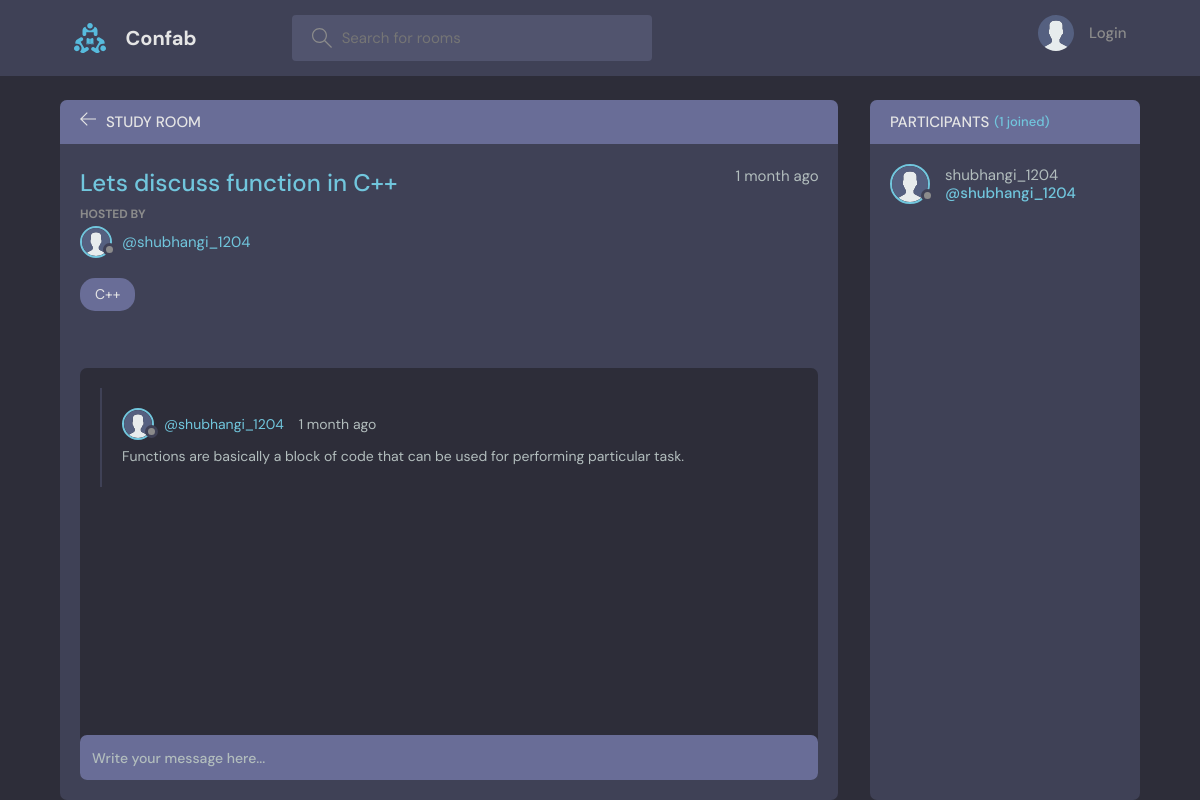
/room/3, run on an earlier commit of the app's database.
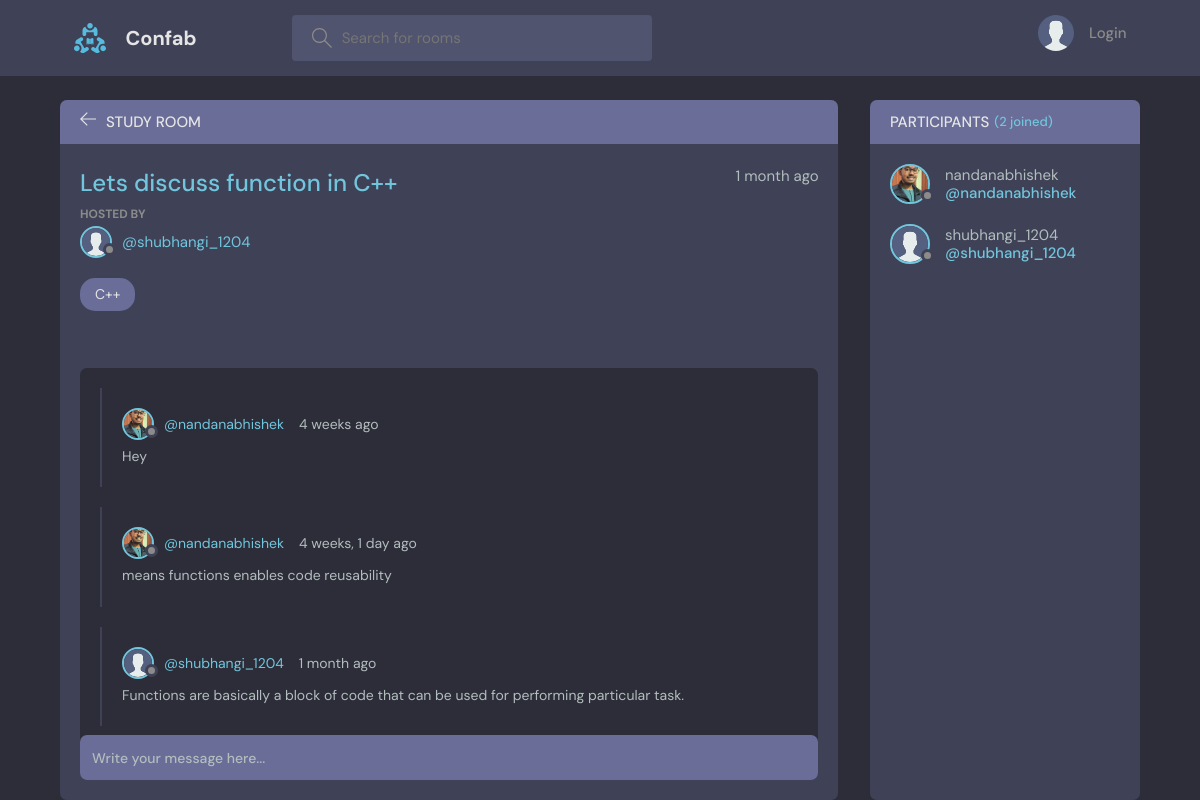
And on a later commit of the database.
### base/models.py (models this page shows, shortened)
class Message(models.Model):
    user = models.ForeignKey(User, on_delete=models.CASCADE)
    room = models.ForeignKey(Room, on_delete=models.CASCADE)
    body = models.TextField()
    updated = models.DateTimeField(auto_now=True)
    created = models.DateTimeField(auto_now_add=True)
    class Meta:
        ordering = ['-updated', '-created']

class User(AbstractUser):
    name = models.CharField(max_length=50, null=True)
    email = models.EmailField(unique=True, null=True)
    bio = models.TextField(null=True)
    avatar = models.ImageField(null=True, default="avatar.svg")
    url_fb = models.URLField(null=True, blank=True, verbose_name='Url-Facebook')
    url_insta = models.URLField(null=True, blank=True, verbose_name='Url-Instagram')
    url_linkedin = models.URLField(null=True, blank=True, verbose_name='Url-Linkedin')
    url_git = models.URLField(null=True, blank=True, verbose_name='Url-GitHub')
    USERNAME_FIELD = 'email'
    REQUIRED_FIELDS = []

### base/views.py (the view, shortened to what this page needs)
# urls.py: path('room/<str:pk>', views.room, name='room'),
def room(request, pk):
    room = Room.objects.get(id=pk)
    room_messages = room.message_set.all().order_by('-created') # to give us the set of messages that belongs to this specific room
    participants = room.participants.all()
    context={'room':room, 'room_messages': room_messages, 'participants': participants}
    return render(request, 'base/room.html', context)

### base/models.py (called while the page is built)
    def __str__(self):
        return self.name

### base/templates/base/room.html (shortened to what this page needs)
{% extends 'main.html' %}
{% block content %}
<main class="profile-page layout layout--2">
  <div class="container">
    <div class="room">
      <div class="room__top">
        <div class="room__topLeft">
          <a href="{% url 'home' %}">
            <svg version="1.1" xmlns="http://www.w3.org/2000/svg" width="32" height="32" viewBox="0 0 32 32">
              <title>arrow-left</title>
              <path
                d="M13.723 2.286l-13.723 13.714 13.719 13.714 1.616-1.611-10.96-10.96h27.625v-2.286h-27.625l10.965-10.965-1.616-1.607z"></path>
              </path>
            </svg>
          </a>
          <h3>Study Room</h3>
        </div>
      </div>
      <div class="room__box scroll">
        <div class="room__header scroll">
          <div class="room__info">
            <h3>{{room.name}}</h3>
            <span>{{room.created|timesince}} ago<span>
          </div>
          <div class="room__hosted">
            <p>Hosted By</p>
            <a href="{% url 'user-profile' room.host.id %}" class="room__author">
              <div class="avatar avatar--small">
                <img src="{{room.host.avatar.url}}" />
              </div>
              <span>@{{room.host.username}}</span>
            </a>
          </div>
          <span class="room__topics">{{room.topic}}</span>
        </div>
        <div class="room__conversation">
          <div class="threads scroll">
            {% for message in room_messages %}
            <div class="thread">
              <div class="thread__top">
                <div class="thread__author">
                  <a href="{% url 'user-profile' message.user.id %}" class="thread__authorInfo">
                    <div class="avatar avatar--small">
                      <img src="{{message.user.avatar.url}}" />
                    </div>
                    <span>@{{message.user.username}}</span>
                  </a>
                  <span class="thread__date">{{message.created|timesince}} ago</span>
                </div>
              </div>
              <div class="thread__details">
                {{message.body}}
              </div>
            </div>
            {% endfor %}
          </div>
        </div>
      </div>
      <div class="room__message">
        <form action="" method="POST">
          <input name="body" placeholder="Write your message here..." /></form>
      </div>
    </div>
    <div class="participants">
      <h3 class="participants__top">Participants <span>({{participants.count}} joined)</span></h3>
      <div class="participants__list scroll">
        {% for user in participants %}
        <a href="{% url 'user-profile' user.id %}" class="participant">
          <div class="avatar avatar--medium">
            <img src="{{user.avatar.url}}" />
          </div>
          <p>
            {{user.username}}
            <span>@{{user.username}}</span>
          </p>
        </a>
        {% endfor %}
      </div>
    </div>
  </div>
</main>
{% endblock content %}

What changed in the data, as far as the page shows it:
added Message: user.avatar (picture), user.username "nandanabhishek", created "4 weeks", body "Hey"
added Message: user.avatar (picture), user.username "nandanabhishek", created "4 weeks, 1 day", body "means functions enables code reusability"
now on this page (row edited): User: avatar (picture), username "nandanabhishek"
Also different on the page:
{{ participants.count }}: "1" → "2"
